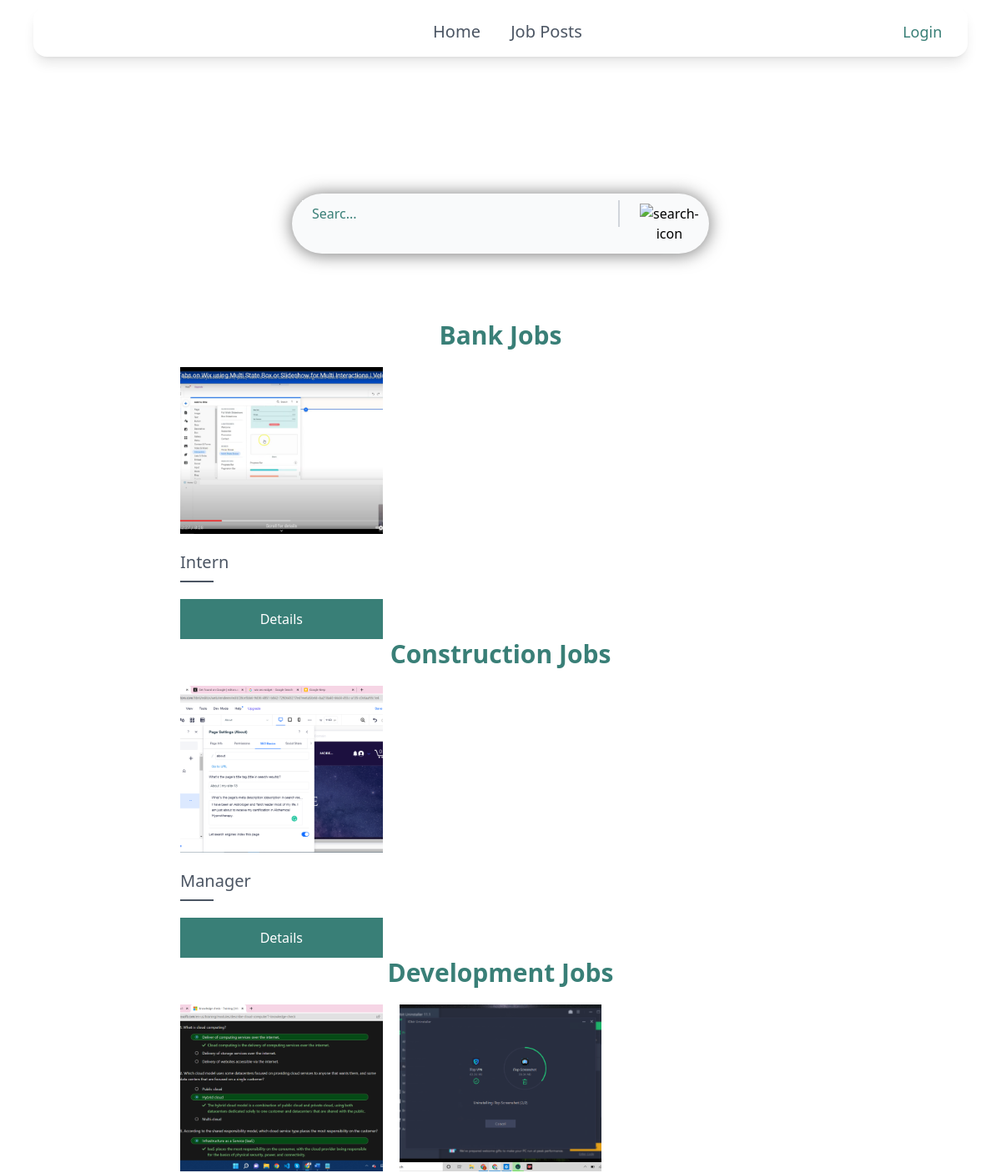
Before: / (upper part) with the older database file.
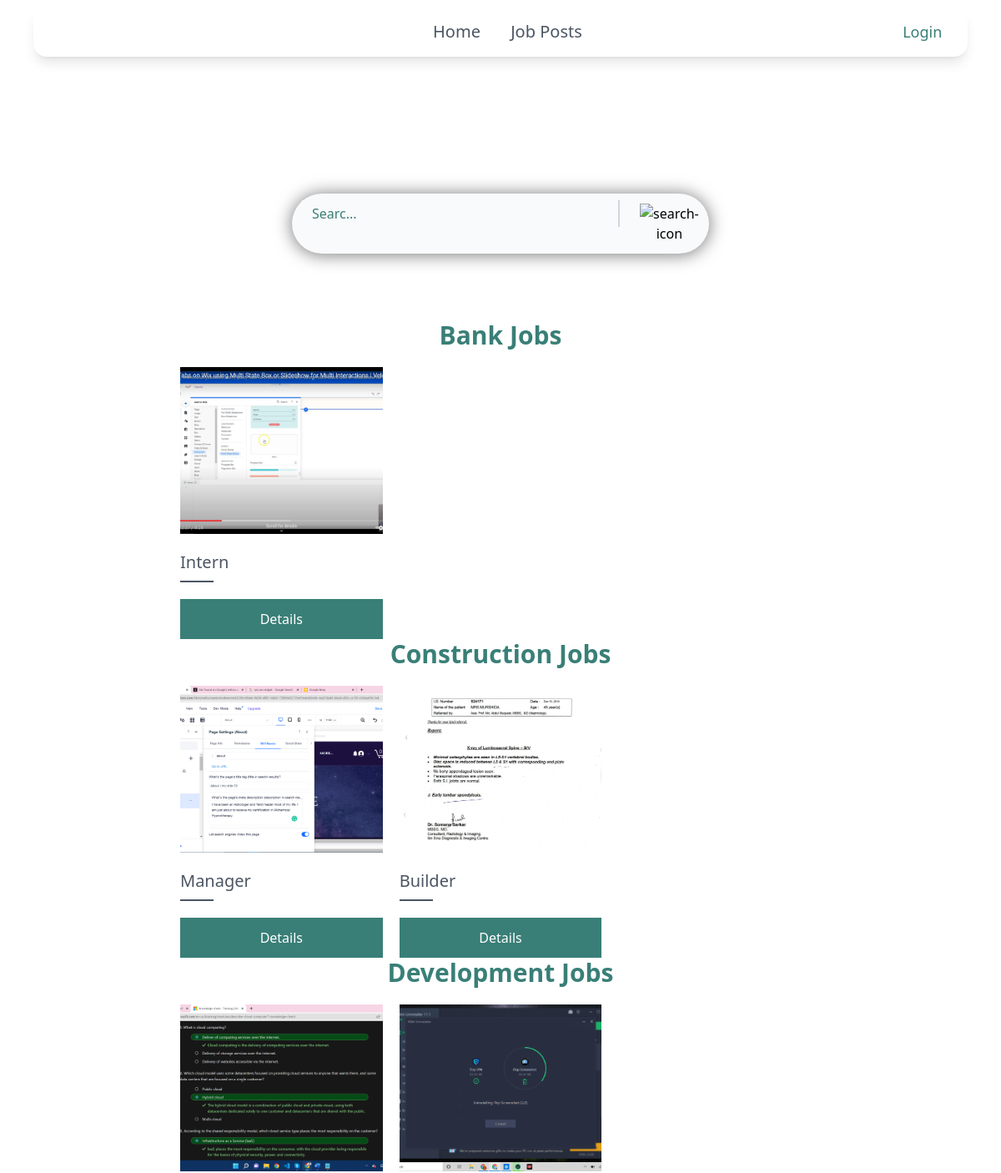
After: the same page with the newer database file.
### core/models.py (models this page shows, shortened)
class Category(models.Model):
    name = models.CharField(max_length=255)
    class Meta:
        ordering = ('name',)
        verbose_name_plural = 'Categories'

class Post(models.Model):
    category = models.ForeignKey(Category, related_name='posts', on_delete=models.CASCADE)
    name = models.CharField(max_length=255)
    description = models.TextField()
    salary = models.FloatField()
    image = models.ImageField(upload_to='post_images',blank=True, null=True)
    created_by = models.ForeignKey(User,related_name='posts',on_delete=models.CASCADE)
    created_at = models.DateTimeField(auto_now_add=True)

### core/views.py (the view)
# urls.py: path('',index,name='index'),
def index(request):
    categories = Category.objects.all()
    posts = Post.objects.all()
    form = PostSearchForm()
    return render(request,'core/index.html',{
        'posts' : posts,
        'categories' : categories,
        'form':form
    })

### core/forms.py
class PostSearchForm(forms.Form):
    search_query = forms.CharField(widget=forms.TextInput(attrs={
        'placeholder': 'Searc...',
        'class': 'px-3 py-1 bg-gray-50 w-full border-0  border-r-gray-300 border-r-2 focus:border-transparent focus:border-r-gray-300 focus:ring-0 outline-transparent placeholder:text-[#397f77]'
    }))

### core/templates/core/index.html
{% extends 'core/base.html' %}
{% block content %}
<div class="animate-crossfade lg:w-2/3 md:w-5/6 sm:w-5/6 mx-auto pt-52 flex flex-col justify-center ">
    <div class="mb-20  flex  justify-center  ">
        <form action="/search/" method="GET">
            <div class=" w-[500px] grid grid-cols-5 bg-gray-50 py-2 px-3 rounded-full shadow-[0_1px_20px_1px_rgba(0,0,0,0.5)]">
                <div class="col-span-4">
                    {{form.search_query}}
                </div>
                <div class=" col-span-1">
                    <button type="submit" class=" pl-6 py-1" >
                        <img src="https://img.icons8.com/ios-glyphs/30/397f77/search--v1.png" alt="search-icon" />
                    </button>
                </div>
            </div>
        </form>
    </div>
    <div class="flex flex-col justify-center">
        {% for category in categories %}
            <h2 class="mx-auto text-3xl pb-5 font-bold text-[#397f77]">{{category.name}} Jobs</h2>
            <div class="grid lg:grid-cols-3 md:grid-cols-2 sm:grid-cols-1 gap-5">
                {% for post in posts %}
                    {% if post.category.name == category.name %}
                    <div class="w-full ">
                        <div class="group">
                            <div class="h-[200px] w-full overflow-hidden">
                                <img src="{{post.image.url}}" alt="" class="h-full w-full object-cover group-hover:scale-110 duration-500 " />
                            </div>
                            <div class="mt-5 pb-2">
                                <h2 class="text-xl text-gray-600">{{post.name}}</h2>
                            </div>
                            <div class="h-[2px] w-[40px] bg-gray-600"></div>
                            <div class="mt-5">
                                <a href="{% url 'jobdetails' post.id %}">
                                    <button class="bg-[#397f77] px-10 py-3 w-full text-white hover:bg-[#18debb] duration-500 opacity-100">Details</button>
                                </a>
                            </div>
                        </div>
                    </div>
                    {% endif %}
                {% endfor %}
            </div>
        {% endfor %}
    </div>
</div>
{% endblock %}

Changed rows visible on the page:
added Post: image (picture), name "Builder", shown under Category "Construction"
